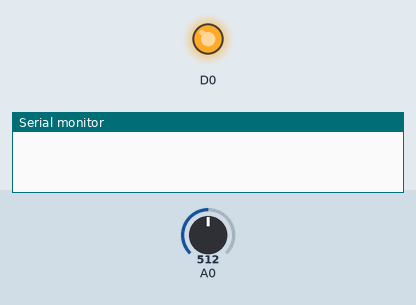
This sketch was run on a simulated ESP8266 (NodeMCU). On the bench: output pins drawn as LEDs (lit = HIGH), the last lines printed to the serial monitor. The inputs (shaded band) are chosen by the test bench; at power-on: A0 = 512.

Above: at 1.3 s.
1.4 s: A0 set to 309
2.9 s: A0 set to 291
At 4.2 s:
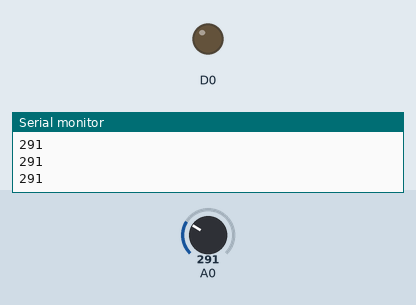
4.5 s: A0 set to 306
At 5.4 s:
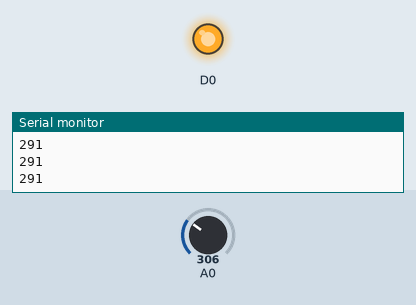
6.0 s: A0 set to 290
At 6.5 s:
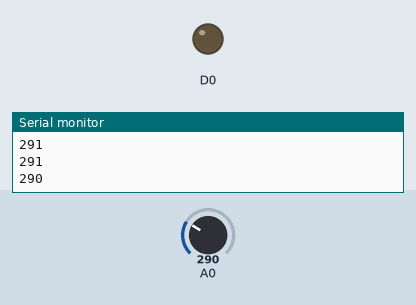
Timing chart, 0 to 8.5 s (numbered marks = the images above; inputs shaded):
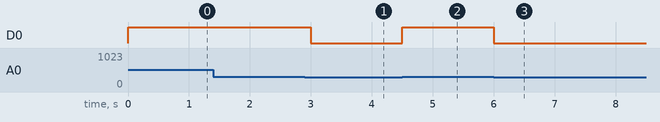

Measured:
- the behaviour switches between 301 and 300 on A0 (found by bisection; images 0 and 1)
- after the input at 1.4 s, every drawn part: stays the same
- after the input at 2.9 s, D0: HIGH → LOW after 0.10 s
- after the input at 4.5 s, D0: LOW → HIGH at once
- after the input at 6.0 s, D0: HIGH → LOW at once

The sketch:

NodeMCU.ino
```cpp
void setup() {
  pinMode(D0, OUTPUT);
  pinMode(A0, INPUT);
  Serial.begin(115200);
}

void loop() {
  int value = analogRead(A0);

  if(value > 300)
  {
    digitalWrite(D0, 1);
    delay(500);
  }

  else
  {
    digitalWrite(D0, 0);
    Serial.println(value);
    delay(500);
  }

}
```
